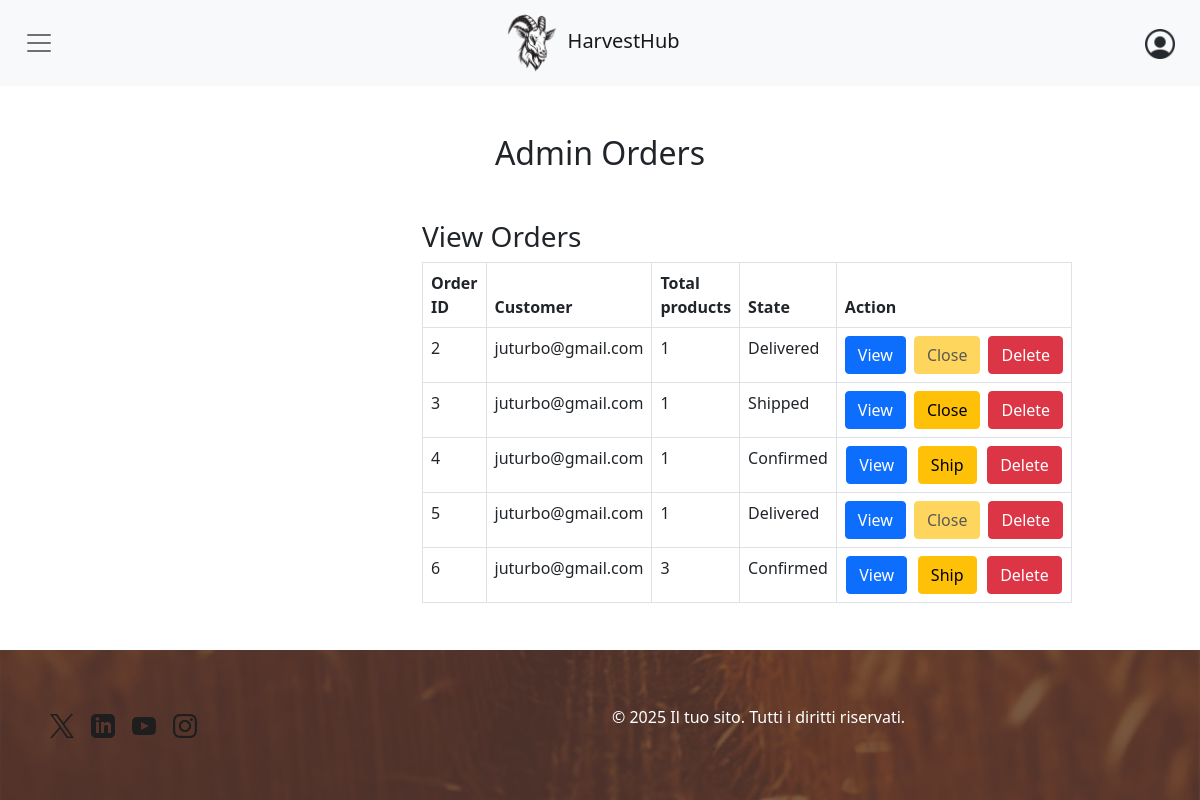
The page /admin-orders.php (signed in) on the database its author committed.
### tables this page shows
CREATE TABLE `ORDINE` (
  `riferimento` int(11) NOT NULL,
  `data` date NOT NULL,
  `email` varchar(64) NOT NULL,
  `stato` ENUM('confermato', 'spedito', 'consegnato') NOT NULL
);

### admin-orders.php (called while the page is built, shortened)
<?php
require_once 'bootstrap.php';
if(isAdminLoggedIn()) {
    $templateParams["titolo"] = "Admin - Orders";
    $templateParams["nome"] = "form-admin-orders.php";
    $templateParams["includeSearchbar"] = false;
    $templateParams["orders"] = $dbh->getAllOrders();
} else if(isUserLoggedIn()) {
    header("Location: ./index.php");
}
else {
    header("Location: ./login.php");
}
require 'template/base.php';
?>

### db/database.php (called while the page is built, shortened)
<?php
class DatabaseHelper
{
    private $db;
    public function __construct($servername, $username, $password, $dbname, $port)
    {
        $this->db = new mysqli($servername, $username, $password, $dbname, $port);
    }
    public function getAllOrders()
    {
        $stmt = $this->db->prepare("SELECT ordine.riferimento, ordine.email, ordine.data, SUM(richiesta.quantita) as totale, ordine.stato FROM ordine, richiesta, prodotto WHERE ordine.riferimento=richiesta.riferimento AND prodotto.codProdotto=richiesta.codProdotto GROUP BY ordine.riferimento ORDER BY ordine.data DESC");
        $stmt->execute();
        $result = $stmt->get_result();
        return $result->fetch_all(MYSQLI_ASSOC);
    }
}

### bootstrap.php (called while the page is built, shortened)
<?php
require_once("db/database.php");
$dbh = new DatabaseHelper("localhost", "root", "", "HarvestHub", 3306);
?>

### template/form-admin-orders.php (the view, shortened to what this page needs)
<div class="container mt-5">
    <h2 class="text-center">Admin Orders</h2>
    <div class="row mt-4">
        <div class="col-md-4 mt-4 offset-md-4">
            <h3>View Orders</h3>
            <table class="table table-bordered">
                <thead>
                    <tr>
                        <th>Order ID</th>
                        <th>Customer</th>
                        <th>Total products</th>
                        <th>State</th>
                        <th>Action</th>
                    </tr>
                </thead>
                <tbody>
                    <?php foreach($templateParams["orders"] as $order): ?>
                    <tr>
                        <td><?php echo $order["riferimento"] ?></td>
                        <td><?php echo $order["email"] ?></td>
                        <td><?php echo $order["totale"] ?></td>
                        <td><?php if($order["stato"] == "confermato") echo "Confirmed"; else if($order["stato"] == "spedito") echo "Shipped"; else echo "Delivered"; ?></td>
                        <td>
                            <form method="POST" action="./admin-orders.php" class="d-flex justify-content-around">
                                <a href="./order-detail.php?ordernum=<?php echo $order["riferimento"] ?>" class="btn btn-primary">View</a>
                                <button id="change-order-state<?php echo $order["riferimento"]?>" type="submit" <?php if($order["stato"] == "consegnato") echo "disabled";?> name="change-order-state" value="" class="btn btn-warning mx-2">
                                    <?php if($order["stato"] == "confermato") echo "Ship"; else echo "Close"?>
                                </button>
                                <button id="delete-order<?php echo $order["riferimento"]?>" type="submit" name="delete-order" value="" class="btn btn-danger">Delete</button>
                            </form>
                        </td>
                    </tr>
                    <?php endforeach; ?>
                </tbody>
            </table>
        </div>
    </div>
</div>

### css/base.css (style rules this page uses)
html,body { display: flex; flex-direction: column; height: 100%; }

### rows shown on the page
ordine: riferimento "2", email "juturbo@gmail.com", totale "1", stato "Delivered"
ordine: riferimento "3", email "juturbo@gmail.com", totale "1", stato "Shipped"
ordine: riferimento "4", email "juturbo@gmail.com", totale "1", stato "Confirmed"
ordine: riferimento "5", email "juturbo@gmail.com", totale "1", stato "Delivered"
ordine: riferimento "6", email "juturbo@gmail.com", totale "3", stato "Confirmed"
